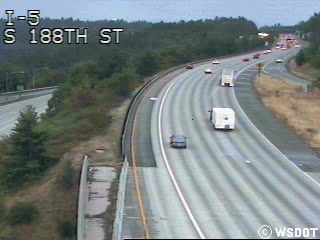
#> input picture Homework 1/frames/000000.jpg, 320 x 240 px
$ python part3.py frames/000000.jpg
#> lines starting #> are read from the running program, lines starting #| are printed output that depends on the picture; pictures that were not available may be replaced by others from this repository, and a replacement may not be noted
### Homework 1/part1.py
"""
Open an image, convert it to greyscale, and save it.
"""
import os
import argparse

import cv2


def greyscaleImg(path="frames/000000.jpg", printShape=False, showImage=False, usePathPrefix=True):
    """Loads an image into greyscale, optionally printing parameters or showing
    the image.

    Args:
        path (str, optional): The path of the image to load. Defaults to 'frames/000000.jpg'.
        printShape (bool, optional): Print the parameters. Defaults to True.
        showImage (bool, optional): Show the image on the screen. Defaults to False.
        usePathPrefix (bool, optional): Uses the directory of the module for relative path sourcing. Defaults to True.

    Returns:
        An opencv image.
    """
#> called with path = 'frames/000000.jpg', printShape = True, showImage = False, usePathPrefix = False
    pathPrefix = os.path.dirname(os.path.realpath(__file__))
    if usePathPrefix: path = pathPrefix + os.path.sep + path

    img = cv2.imread(path)
#> img is the input picture: shape (240, 320, 3); mean B, G, R 130.7, 130, 121.1
    img = cv2.cvtColor(img, cv2.COLOR_BGR2GRAY)
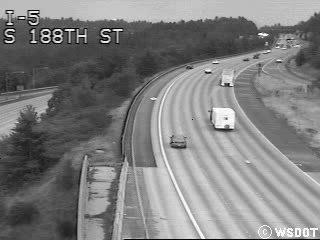
#> img: shape (240, 320); min 0, max 255, mean 127.4

    if printShape: print(img.shape)
#| (240, 320)
    if showImage:
        cv2.imshow('image', img)
        cv2.waitKey(0)
        cv2.destroyWindow('image')

    return img


# [20 lines left out: function main, not called in this run]

# [2 lines that do not run on import are left out]

### Homework 1/part2.py
"""
Creates a background image by averaging together all of the frames provided.
"""
import os
import argparse
from time import sleep

import cv2
import numpy as np


def averageBackground(path="frames", showVideo=False, usePathPrefix=True, hz=None):
    """Averages out a set of frames into the greyscale background.

    Args:
        path (str, optional): The directory to load the frames from. Defaults to "frames".
        showVideo (bool, optional): Show the video during processing and after. Defaults to False.
        usePathPrefix (bool, optional): Use the path prefix of the module. Defaults to True.

    Returns:
        An opencv image.
    """
#> called with path = 'frames', showVideo = False, usePathPrefix = True
    pathPrefix = os.path.dirname(os.path.realpath(__file__))
    if usePathPrefix: path = pathPrefix + os.path.sep + path

    # Load all frames then average
    cap = cv2.VideoCapture(path + os.path.sep + "%06d.jpg")
    frames = []
    while cap.isOpened:
        _, frame = cap.read()
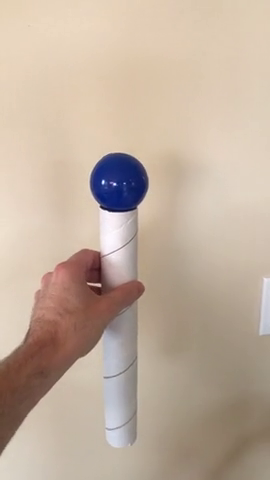
#> input picture frame 39 of Homework 2/videos/blue.mov, 270 x 480 px, given in place of %06d.jpg, which was not available
#> frame is the input picture: shape (480, 270, 3); mean B, G, R 157.6, 174, 192.4
        if frame is None: break
        grey = cv2.cvtColor(frame, cv2.COLOR_BGR2GRAY)
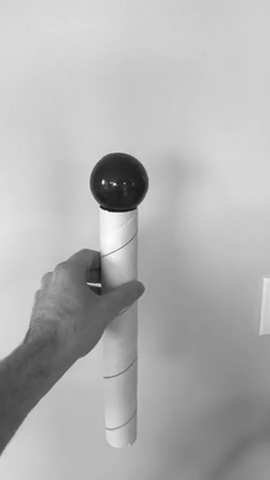
#> grey: shape (480, 270); min 16, max 254, mean 177.6
        frames.append(grey)

        # Optionally show video
        if not showVideo: continue
        cv2.imshow('frame', grey)
        if cv2.waitKey(1) & 0xFF == ord('q'): break
        if hz is not None: sleep(1/hz)
    cap.release()
    cv2.waitKey(0)

    # Final compute using numpy
    avg = np.mean(frames, axis=0).astype('uint8')
    if showVideo:
        cv2.imshow('frame', avg)

        # Close window
        cv2.waitKey(0)
        cv2.destroyWindow('frame')

    return avg


# [20 lines left out: function main, not called in this run]

# [2 lines that do not run on import are left out]

### Homework 1/part3.py
"""
Uses the work done in modules part2 and part1 to create a background difference
calculation.
"""
import argparse
import cv2

import part1
import part2


def backgroundDifference(targetImg, backgroundImg, threshVal=127, useGauss=True):
    """Generates three different images from comparisons of the target and background
    image. One is the absolute difference between the images, one is the threshold
    of the images with the provided value and binary masking, and finally there is
    the threshold image from Otsu's method (optionally with gaussian blur applied
    before analysis).

    Args:
        targetImg (cv2.Mat): The target image to compare against the background.
        backgroundImg (cv2.Mat): The background image to compare against.
        threshVal (int, optional): The threshold value for the binary mask. Defaults to 127.
        useGauss (bool, optional): Apply a gaussian blur to the image prior to
            using Otsu's method. Defaults to True.

    Returns:
        The absolute difference, threshold image, and threshold image using Otsu's method.
    """
    absDiff = cv2.absdiff(targetImg, backgroundImg)
    _, threshImg = cv2.threshold(absDiff, threshVal, 255, cv2.THRESH_BINARY)

    otsuImg = None
    if useGauss:
        blur = cv2.GaussianBlur(absDiff, (7, 7), 0)
        _, otsuImg = cv2.threshold(blur, 0, 255, cv2.THRESH_BINARY+cv2.THRESH_OTSU)
    else:
        _, otsuImg = cv2.threshold(absDiff, 0, 255, cv2.THRESH_BINARY+cv2.THRESH_OTSU)

    return absDiff, threshImg, otsuImg

def main():
    """
    The main function of the module.
    """
    parser = argparse.ArgumentParser(description="Uses the result of modules part1 and part2 to " + \
        "compute the absolute difference, the threshold image using binary masking, and the " + \
        "threshold image using Otsu's method.")
    parser.add_argument("infile", nargs="?", type=str, default=None, help="The input image file.")
    parser.add_argument("indir", nargs="?", type=str, default=None, \
        help="The directory to load the video frames from.")
    parser.add_argument("--useGauss", nargs="?", type=bool, default=False, help="Use gaussian " + \
        "blurring prior to using Otsu's method.")
    args = parser.parse_args()

    # I know I'm not using the IMREAD_GRAYSCALE option here. I know exactly what it does
    # and how it works, I just wanted reusability. (cv2.imread(path, cv2.IMREAD_GRAYSCALE))
    sourceImage = None
    backgroundImage = None
    if args.infile is None:
        sourceImage = part1.greyscaleImg(printShape=True)
    else:
        sourceImage = part1.greyscaleImg(path=args.infile, printShape=True, usePathPrefix=False)
    if args.indir is None:
        backgroundImage = part2.averageBackground()
    else:
        backgroundImage = part2.averageBackground(path=args.indir, usePathPrefix=False)

    absDiffImg, threshImg, otsuImg = backgroundDifference(sourceImage, backgroundImage, threshVal=50, useGauss=args.useGauss)

    cv2.imshow('difference', absDiffImg)
    cv2.waitKey(0)
    cv2.imshow('difference', threshImg)
    cv2.waitKey(0)
    cv2.imshow('difference', otsuImg)
    cv2.waitKey(0)
    cv2.destroyWindow('difference')

    return

if __name__ == "__main__":
    main()
